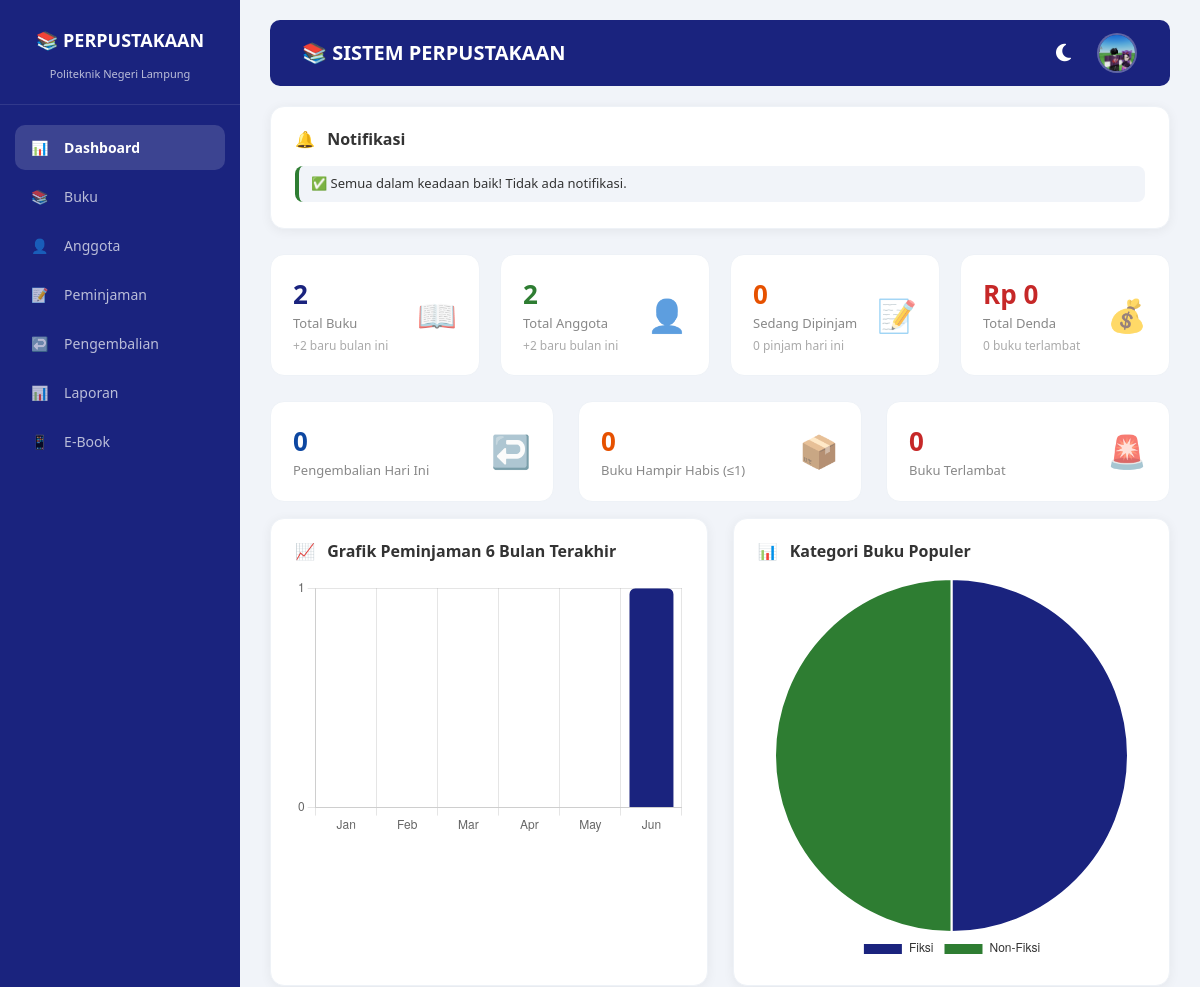
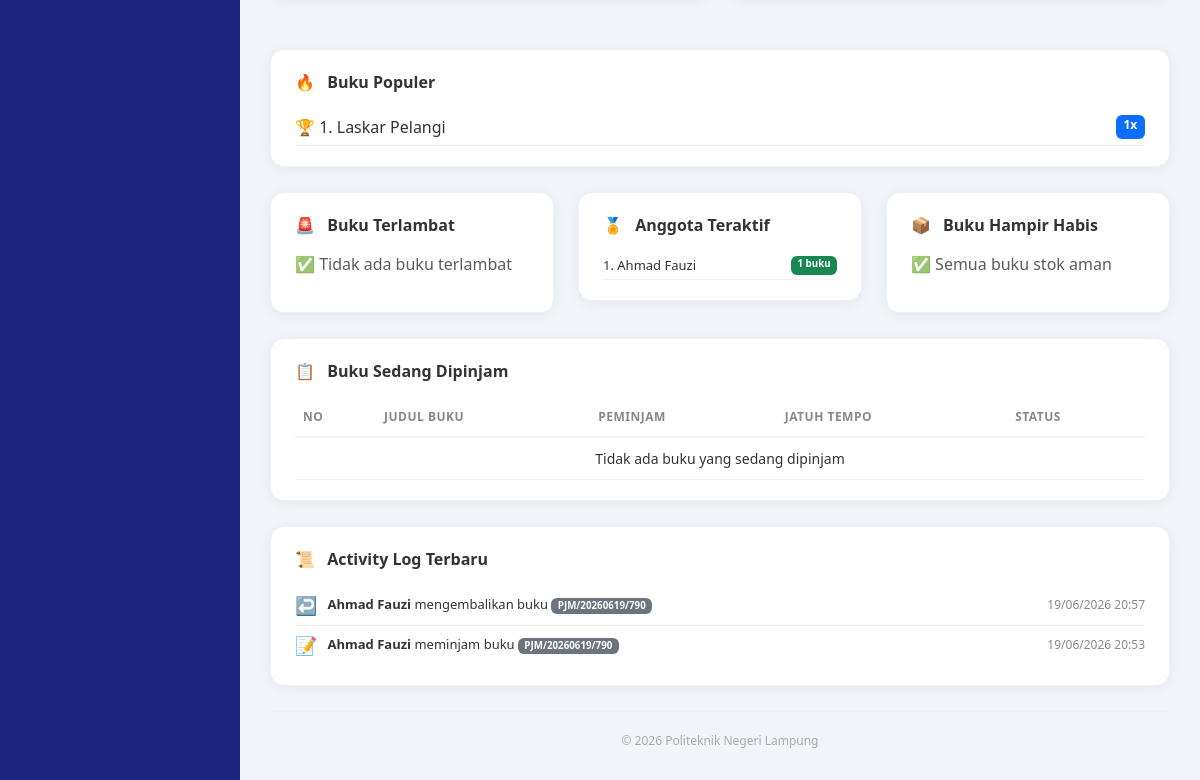
Screenshot of /index.php (signed in) with the database file from the repository (2 pictures, top to bottom).
### tables this page shows
CREATE TABLE `pengembalian` (
  `pengembalian_id` int(11) NOT NULL,
  `peminjaman_id` int(11) NOT NULL,
  `user_id` int(11) NOT NULL,
  `tanggal_kembali` datetime NOT NULL DEFAULT current_timestamp(),
  `total_denda` decimal(10,2) NOT NULL DEFAULT 0.00,
  `status` enum('lengkap','sebagian') NOT NULL DEFAULT 'lengkap',
  `catatan` text DEFAULT NULL
);

CREATE TABLE `anggota` (
  `anggota_id` int(11) NOT NULL,
  `nis_nim` varchar(20) NOT NULL,
  `nama_lengkap` varchar(100) NOT NULL,
  `email` varchar(100) NOT NULL,
  `no_telepon` varchar(15) DEFAULT NULL,
  `alamat` text DEFAULT NULL,
  `jenis_kelamin` enum('L','P') DEFAULT NULL,
  `tanggal_daftar` date NOT NULL,
  `status_aktif` enum('aktif','nonaktif','blokir') NOT NULL DEFAULT 'aktif',
  `created_at` timestamp NULL DEFAULT current_timestamp()
);

CREATE TABLE `peminjaman` (
  `peminjaman_id` int(11) NOT NULL,
  `kode_transaksi` varchar(20) NOT NULL,
  `anggota_id` int(11) NOT NULL,
  `user_id` int(11) NOT NULL,
  `tanggal_pinjam` datetime NOT NULL DEFAULT current_timestamp(),
  `tanggal_jatuh_tempo` date NOT NULL,
  `status` enum('dipinjam','dikembalikan','terlambat') NOT NULL DEFAULT 'dipinjam',
  `catatan` text DEFAULT NULL
);

### index.php (the view, shortened to what the rows shown need)
<?php
require_once 'config/database.php';
$grafik = [];
for ($i = 5; $i >= 0; $i--) {
    $bulan = date('Y-m', strtotime("-$i months"));
    $nama_bulan = date('M', strtotime("-$i months"));
    $jumlah = $pdo->query("SELECT COUNT(*) FROM peminjaman WHERE DATE_FORMAT(tanggal_pinjam, '%Y-%m') = '$bulan'")->fetchColumn();
    $grafik[] = ['bulan' => $nama_bulan, 'jumlah' => $jumlah];
}
$sql = "SELECT k.nama_kategori, COUNT(b.buku_id) as total
        FROM kategori_buku k
        JOIN buku b ON k.kategori_id = b.kategori_id
        GROUP BY k.kategori_id
        ORDER BY total DESC";
$pie_data = $pdo->query($sql)->fetchAll();
$sql = "SELECT 'peminjaman' as tipe, kode_transaksi as kode, a.nama_lengkap as nama, tanggal_pinjam as waktu
        FROM peminjaman p
        JOIN anggota a ON p.anggota_id = a.anggota_id
        ORDER BY p.peminjaman_id DESC LIMIT 5";
$activity_pinjam = $pdo->query($sql)->fetchAll();
$sql = "SELECT 'pengembalian' as tipe, p.kode_transaksi as kode, a.nama_lengkap as nama, pg.tanggal_kembali as waktu
        FROM pengembalian pg
        JOIN peminjaman p ON pg.peminjaman_id = p.peminjaman_id
        JOIN anggota a ON p.anggota_id = a.anggota_id
        ORDER BY pg.pengembalian_id DESC LIMIT 5";
$activity_kembali = $pdo->query($sql)->fetchAll();
$activity = array_merge($activity_pinjam, $activity_kembali);
usort($activity, function($a, $b) {
    return strtotime($b['waktu']) - strtotime($a['waktu']);
});
$activity = array_slice($activity, 0, 10);
?>
<!DOCTYPE html>
<html lang="id" id="html">
<head>
    <link rel="stylesheet" href="https://cdn.jsdelivr.net/npm/bootstrap@5.3.0/dist/css/bootstrap.min.css">
    <link rel="stylesheet" href="https://cdnjs.cloudflare.com/ajax/libs/font-awesome/6.4.0/css/all.min.css">
    <link rel="stylesheet" href="https://cdn.jsdelivr.net/npm/chart.js@4.4.0/dist/chart.min.css">
    <link rel="stylesheet" href="assets/css/style.css">
</head>
<body id="body">
<div class="main-content">
    <div class="card-custom">
        <table class="table-custom">
            <thead>
                <tr>
                    <th>No</th>
                    <th>Judul Buku</th>
                    <th>Peminjam</th>
                    <th>Jatuh Tempo</th>
                    <th>Status</th>
                </tr>
            </thead>
        </table>
    </div>
    <div class="card-custom">
        <?php if (count($activity) > 0): ?>
            <?php foreach ($activity as $row): ?>
            <div class="activity-item">
                <span class="icon"><?= $row['tipe'] == 'peminjaman' ? '📝' : '↩️' ?></span>
                <span>
                    <strong><?= htmlspecialchars($row['nama']) ?></strong>
                    <?= $row['tipe'] == 'peminjaman' ? 'meminjam buku' : 'mengembalikan buku' ?>
                    <span class="badge bg-secondary"><?= htmlspecialchars($row['kode']) ?></span>
                </span>
                <span class="time"><?= date('d/m/Y H:i', strtotime($row['waktu'])) ?></span>
            </div>
            <?php endforeach; ?>
        <?php else: ?>
            <p class="text-muted">Belum ada aktivitas</p>
        <?php endif; ?>
    </div>
</div>
<script>
    // ===== GRAFIK BAR =====
    const ctx = document.getElementById('chartPinjam').getContext('2d');
    const grafikData = <?= json_encode($grafik) ?>;
    new Chart(ctx, {
        type: 'bar',
        data: {
            labels: grafikData.map(d => d.bulan),
            datasets: [{
                label: 'Jumlah Peminjaman',
                data: grafikData.map(d => d.jumlah),
                backgroundColor: '#1a237e',
                borderRadius: 6,
            }]
        },
        options: {
            responsive: true,
            maintainAspectRatio: true,
            plugins: {
                legend: { display: false }
            },
            scales: {
                y: {
                    beginAtZero: true,
                    ticks: { stepSize: 1 }
                }
            }
        }
    });
    // ===== PIE CHART =====
    const pieCtx = document.getElementById('pieChart').getContext('2d');
    const pieData = <?= json_encode($pie_data) ?>;
    new Chart(pieCtx, {
        type: 'pie',
        data: {
            labels: pieData.map(d => d.nama_kategori),
            datasets: [{
                data: pieData.map(d => d.total),
                backgroundColor: ['#1a237e', '#2e7d32', '#e65100', '#c62828', '#0d47a1', '#4a148c', '#004d40', '#880e4f'],
            }]
        },
        options: {
            responsive: true,
            maintainAspectRatio: true,
            plugins: {
                legend: {
                    position: 'bottom',
                    labels: {
                        color: '#333',
                        font: { size: 12 }
                    }
                }
            }
        }
    });
</script>
</body>
</html>

### rows the page displays
pengembalian: anggota.nama_lengkap "Ahmad Fauzi", shows "mengembalikan buku", peminjaman.kode_transaksi "PJM/20260619/790", tanggal_kembali "19/06/2026 20:57"
peminjaman: anggota.nama_lengkap "Ahmad Fauzi", shows "meminjam buku", kode_transaksi "PJM/20260619/790", tanggal_pinjam "19/06/2026 20:53"

### other values shown
$notif "✅ Semua dalam keadaan baik! Tidak ada notifikasi."
$total_buku "2"
$buku_baru "2"
$total_anggota "2"
$anggota_baru "2"
$total_pinjam "0"
$pinjam_hari_ini "0"
$total_denda "0"
$terlambat "0"
$kembali_hari_ini "0"
$buku_habis "0"
$row['judul'] "Laskar Pelangi"
$row['total'] "1"
$row['nama_lengkap'] "Ahmad Fauzi"
chart data {{ json_encode($grafik) }} [{"bulan":"Jan","jumlah":0},{"bulan":"Feb","jumlah":0},{"bulan":"Mar","jumlah":0},{"bulan":"Apr","jumlah":0},{"bulan":"May","jumlah":0},{"bulan":"Jun","jumlah":1}]
